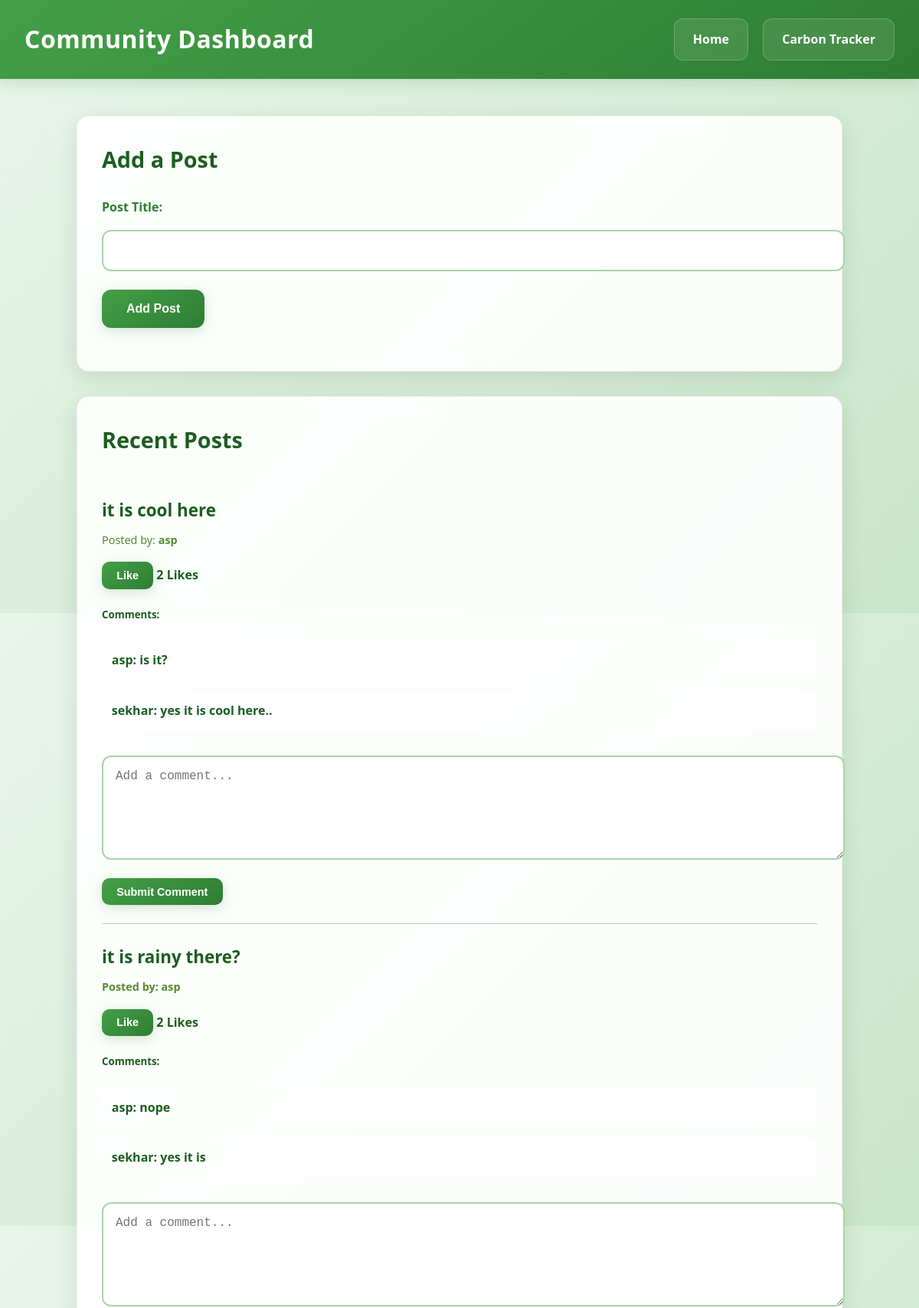
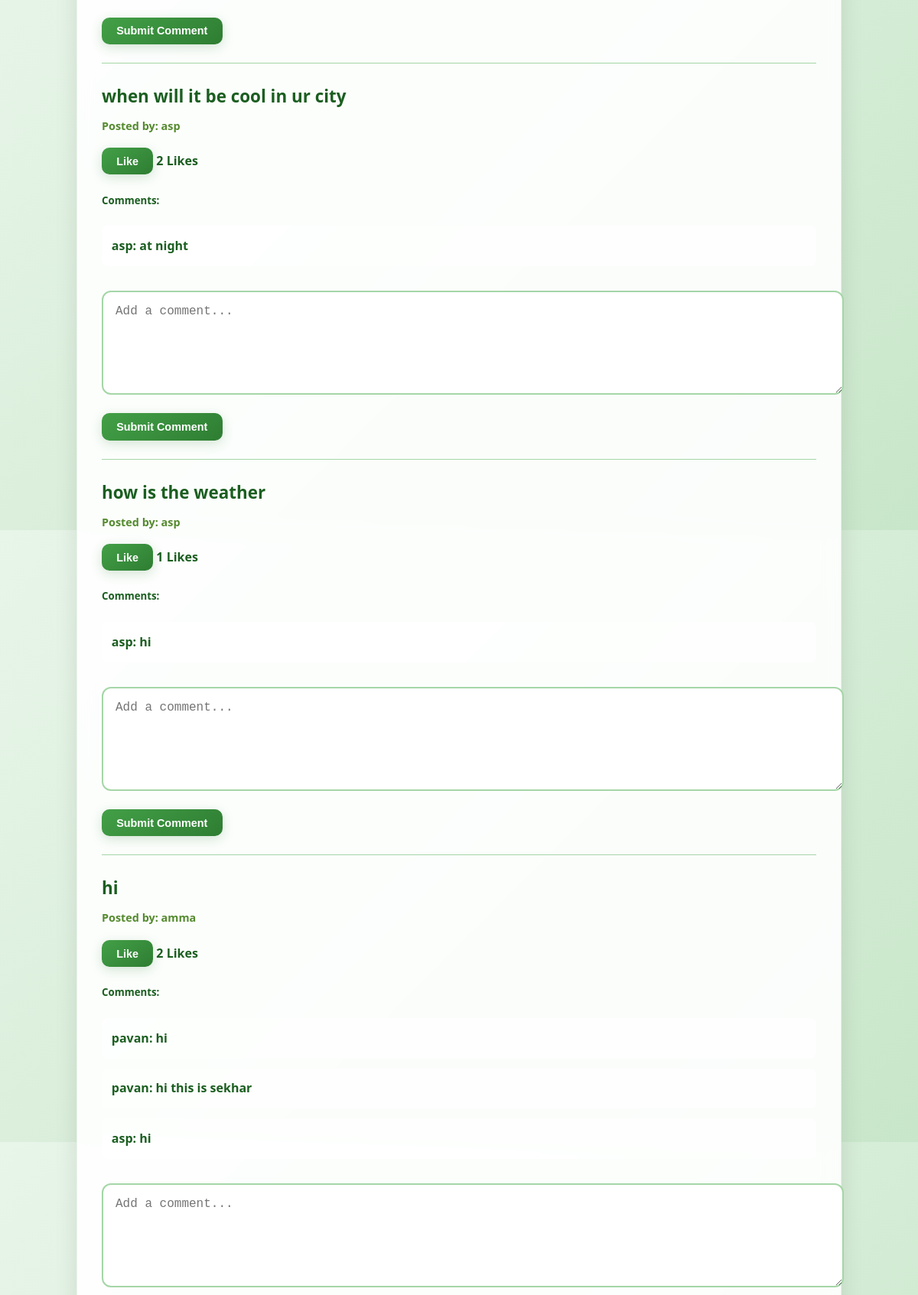
The app's page /community (upper part) with its own data (2 pictures, top to bottom).
### tables this page shows
CREATE TABLE community_posts (
    id INTEGER PRIMARY KEY AUTOINCREMENT,
    title TEXT NOT NULL,
    username TEXT NOT NULL,
    likes INTEGER DEFAULT 0,
    created_at TIMESTAMP DEFAULT CURRENT_TIMESTAMP
);

CREATE TABLE comments(id INTEGER PRIMARY KEY AUTOINCREMENT,
            post_id INTEGER,
            user_id INTEGER,
            content TEXT,
            created_at TIMESTAMP DEFAULT CURRENT_TIMESTAMP,
            FOREIGN KEY(post_id) REFERENCES posts(id),
            FOREIGN KEY(user_id) REFERENCES infosys(id));

### app.py (the view, shortened to what this page needs)
@app.route('/community', methods=['GET', 'POST'])
def community():
    cursor.execute("SELECT * FROM community_posts ORDER BY created_at DESC")
    posts = cursor.fetchall()
    post_list = []
    for post in posts:
        post_id = post[0]
        cursor.execute("SELECT * FROM comments WHERE post_id=?", (post_id,))
        comments = cursor.fetchall()
        cursor.execute("SELECT COUNT(*) FROM post_likes WHERE post_id=?", (post_id,))
        like_count = cursor.fetchone()[0]
        post_list.append({
            'id': post[0],
            'title': post[1],
            'username': post[2],
            'likes': like_count,
            'comments': [{'user_id': comment[2], 'content': comment[3]} for comment in comments]
        })
    return render_template(
        'community.html',
        posts=post_list,
        userId=session.get('userId', None),
        username=session.get('username', 'Anonymous')
    )

### templates/community.html (shortened to what this page needs)
<!DOCTYPE html>
<html lang="en">
<head>
</head>
<body>
    <header>
        <h1>Community Dashboard</h1>
        <nav>
            <a href="{{url_for('home')}}" class="nav-button">Home</a>
            <a href="{{url_for('carbon_tracker')}}" class="nav-button">Carbon Tracker</a>
        </nav>
    </header>
    <div class="community-section">
        <div class="community-card">
            <h3>Add a Post</h3>
            <form action="/community" method="POST">
                <div class="form-group">
                    <label for="post-title">Post Title:</label>
                    <input type="text" id="post-title" name="title" required>
                </div>
                <div class="form-group">
                    <button type="submit">Add Post</button>
                </div>
            </form>
        </div>
        <div class="community-card">
            <h3>Recent Posts</h3>
            <ul class="community-list">
                {% for post in posts %}
                <li class="community-item">
                    <h4>{{ post.title }}</h4>
                    <div class="posted-by">Posted by: <strong>{{ post.username }}</div>
                    <div class="likes-comments">
                        <form class="like-form" data-post-id="{{ post.id }}">
                            <button type="submit" class="like-button">Like</button>
                            <span id="likes-count-{{ post.id }}">{{ post.likes }} Likes</span>
                        </form>
                    </div>
                    <div class="comments-section">
                        <h5>Comments:</h5>
                        <ul class="comments-list" id="comments-list-{{ post.id }}">
                            {% for comment in post.comments %}
                            <li>
                                <strong>{{ comment.user_id }}:</strong> {{ comment.content }}
                            </li>
                            {% endfor %}
                        </ul>
                        <form class="comment-form" data-post-id="{{ post.id }}">
                            <textarea name="content" placeholder="Add a comment..." required></textarea>
                            <button type="submit" class="comment-button">Submit Comment</button>
                        </form>
                    </div>
                </li>
                {% endfor %}
            </ul>
        </div>
    </div>
</body>
</html>

### templates/community.html (style rules this page uses)
body { font-family: 'Segoe UI', system-ui, -apple-system, sans-serif; margin: 0; padding: 0; background: linear-gradient(135deg, #e8f5e9 0%, #c8e6c9 100%); color: #1b5e20; line-height: 1.7; min-height: 100vh; }
header { background: linear-gradient(145deg, #43a047, #2e7d32); color: white; padding: 1.5rem 2rem; display: flex; justify-content: space-between; align-items: center; box-shadow: 0 4px 20px rgba(46, 125, 50, 0.2); }
header h1 { margin: 0; font-size: 2rem; font-weight: 700; letter-spacing: 0.5px; }
nav { display: flex; gap: 1.2rem; }
.nav-button { color: white; text-decoration: none; padding: 0.8rem 1.5rem; border-radius: 12px; background: rgba(255, 255, 255, 0.1); font-weight: 600; transition: all 0.3s cubic-bezier(0.4, 0, 0.2, 1); border: 1px solid rgba(255, 255, 255, 0.2); }
.community-section { max-width: 1000px; margin: 3rem auto; padding: 0 1.5rem; }
.community-card { background-color: rgba(255, 255, 255, 0.9); border-radius: 16px; box-shadow: 0 8px 30px rgba(0, 0, 0, 0.1); padding: 2rem; margin-bottom: 2rem; transition: all 0.3s ease; backdrop-filter: blur(10px); border: 1px solid rgba(67, 160, 71, 0.1); }
h3 { margin: 0 0 1.5rem 0; font-size: 1.8rem; color: #1b5e20; font-weight: 700; }
.form-group { margin-bottom: 1.5rem; }
label { display: block; margin-bottom: 0.5rem; font-weight: 600; color: #2e7d32; }
input[type="text"], textarea { width: 100%; padding: 1rem; margin-top: 0.5rem; border: 2px solid #a5d6a7; border-radius: 12px; font-size: 1rem; background-color: rgba(255, 255, 255, 0.9); transition: all 0.3s ease; }
button { background: linear-gradient(145deg, #43a047, #2e7d32); color: white; padding: 1rem 2rem; border: none; border-radius: 12px; font-size: 1rem; font-weight: 600; cursor: pointer; transition: all 0.3s cubic-bezier(0.4, 0, 0.2, 1); box-shadow: 0 4px 15px rgba(46, 125, 50, 0.2); }
.community-list { list-style: none; padding: 0; }
.community-item { border-bottom: 1px solid #a5d6a7; padding: 1.5rem 0; }
.community-item h4 { margin: 0 0 0.5rem 0; font-size: 1.4rem; color: #1b5e20; }
.posted-by { font-size: 0.9rem; color: #558b2f; margin-bottom: 1rem; }
.likes-comments { display: flex; align-items: center; gap: 1rem; margin: 1rem 0; }
.like-button, .comment-button { padding: 0.6rem 1.2rem; font-size: 0.9rem; border-radius: 10px; }
.comments-section { margin-top: 1rem; }
.comments-list { list-style: none; padding: 0; margin: 1rem 0; }
.comments-list li { background-color: rgba(255, 255, 255, 0.5); padding: 0.8rem; margin-bottom: 0.8rem; border-radius: 8px; }
.comment-form textarea { min-height: 100px; resize: vertical; margin: 1rem 0; }

### records on screen
community_posts: title "it is cool here", username "asp", likes "2"
comments: user_id "asp", content "is it?"
comments: user_id "sekhar", content "yes it is cool here.."
community_posts: title "it is rainy there?", username "asp", likes "2"
comments: user_id "asp", content "nope"
comments: user_id "sekhar", content "yes it is"
community_posts: title "when will it be cool in ur city", username "asp", likes "2"
comments: user_id "asp", content "at night"
community_posts: title "how is the weather", username "asp", likes "1"
comments: user_id "asp", content "hi"
community_posts: title "hi", username "amma", likes "2"
comments: user_id "pavan", content "hi"
comments: user_id "pavan", content "hi this is sekhar"
comments: user_id "asp", content "hi"
